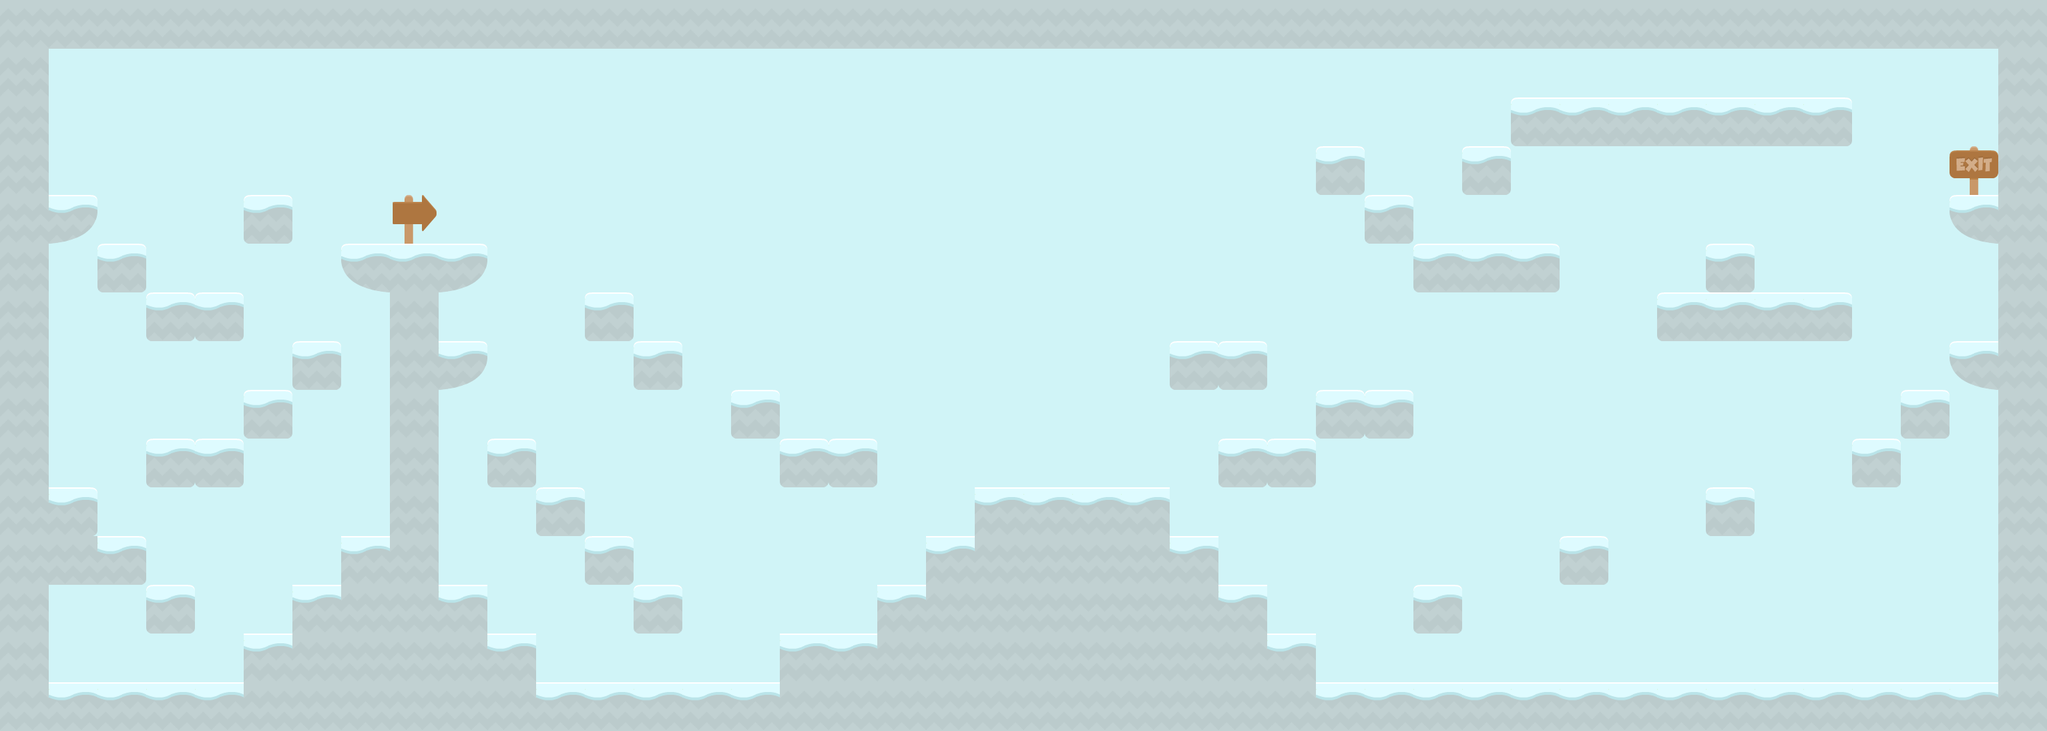

This is a level from a 2D game, rendered from its Tiled map with the project's own tilesets. A one-line summary and the map file follow, with tile-layer data summarised:
An orthogonal 42x15 tile map with 70x70 px tiles, 4 tile layers (BackgroundLayer, DecorationLayer, CollisionLayer, FruitLayer), 4 tilesets.

<map version="1.0" orientation="orthogonal" renderorder="left-up" width="42" height="15" tilewidth="70" tileheight="70" nextobjectid="19">
 <tileset firstgid="1" name="tiles_spritesheet" tilewidth="70" tileheight="70" spacing="2">
  <image source="../CutePack/Base pack/Tiles/tiles_spritesheet.png" trans="ff00ff" width="914" height="936" />
  <tile id="44">
   <properties>
    <property name="suelo" value="true" />
   </properties>
  </tile>
  <tile id="56">
   <properties>
    <property name="suelo" value="true" />
   </properties>
  </tile>
  <tile id="68">
   <properties>
    <property name="suelo" value="true" />
   </properties>
  </tile>
  <tile id="80">
   <properties>
    <property name="suelo" value="true" />
   </properties>
  </tile>
  <tile id="91">
   <properties>
    <property name="suelo" value="true" />
   </properties>
  </tile>
  <tile id="97">
   <properties>
    <property name="fruitType" value="apple" />
   </properties>
  </tile>
  <tile id="103">
   <properties>
    <property name="suelo" value="true" />
   </properties>
  </tile>
  <tile id="115">
   <properties>
    <property name="suelo" value="true" />
   </properties>
  </tile>
  <tile id="132">
   <properties>
    <property name="desplazable" value="true" />
    <property name="suelo" value="true" />
   </properties>
  </tile>
 </tileset>
 <tileset firstgid="157" name="fondo" tilewidth="70" tileheight="70" spacing="2">
  <image source="../CutePack/Base pack/bg.png" trans="ff00ff" width="256" height="256" />
 </tileset>
 <tileset firstgid="166" name="transparent" tilewidth="70" tileheight="70">
  <image source="../CutePack/transparent.png" width="70" height="70" />
  <tile id="0">
   <properties>
    <property name="tileType" value="air" />
   </properties>
  </tile>
 </tileset>
 <tileset firstgid="167" name="Frutas-01" tilewidth="70" tileheight="70">
  <image source="../CutePack/Frutas/Frutas-01.png" width="140" height="140" />
  <tile id="0">
   <properties>
    <property name="tileType" value="manzana" />
   </properties>
  </tile>
  <tile id="1">
   <properties>
    <property name="tileType" value="uva" />
   </properties>
  </tile>
  <tile id="2">
   <properties>
    <property name="tileType" value="sandia" />
   </properties>
  </tile>
  <tile id="3">
   <properties>
    <property name="tileType" value="pera" />
   </properties>
  </tile>
 </tileset>
 <layer name="BackgroundLayer" width="42" height="15">
  <data>[630 cells, 630 non-empty, 1 distinct tile ids]</data>
 </layer>
 <layer name="DecorationLayer" width="42" height="15">
  <data>[630 cells, 20 non-empty, 4 distinct tile ids]</data>
 </layer>
 <layer name="CollisionLayer" width="42" height="15">
  <data>[630 cells, 630 non-empty, 8 distinct tile ids]</data>
 </layer>
 <layer name="FruitLayer" width="42" height="15">
  <data>[630 cells, 24 non-empty, 4 distinct tile ids]</data>
 </layer>
</map>
